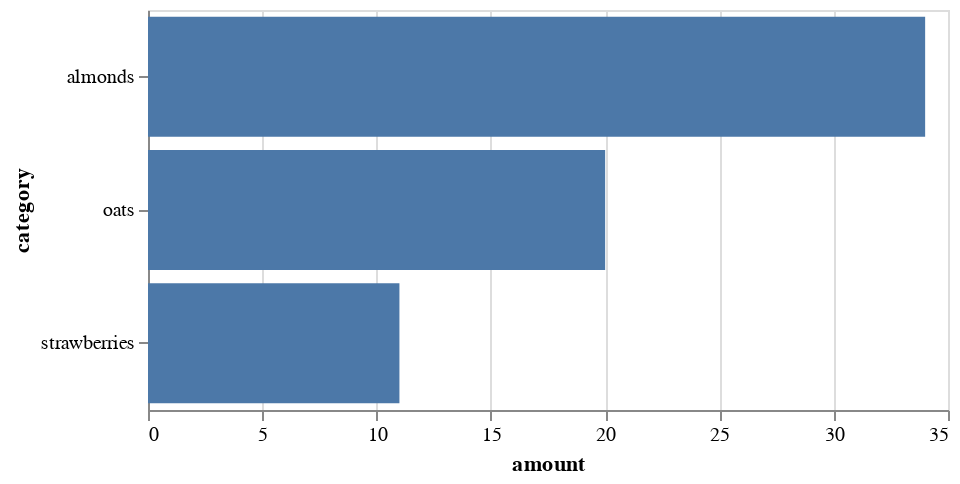

Source (notebook cell):
### Markdown cell above
Now we build our graphic and save it as the variable `chart`...

### Code cell
chart = alt.Chart(df).mark_bar().encode(
    x='amount',
    y='category'
).properties(width=400, height=200)

chart

### Figure 1 — Vega-Lite specification as saved in the notebook (floating-point values rounded to 4 significant figures)
{"config": {"view": {"continuousWidth": 400, "continuousHeight": 300}}, "data": {"name": "data-e95b3cdea8979fe939d194eae3151663"}, "mark": "bar", "encoding": {"x": {"field": "amount", "type": "quantitative"}, "y": {"field": "category", "type": "nominal"}}, "height": 200, "width": 400, "$schema": "https://vega.github.io/schema/vega-lite/v4.17.0.json", "datasets": {"data-e95b3cdea8979fe939d194eae3151663": [{"amount": 34, "category": "almonds"}, {"amount": 11, "category": "strawberries"}, {"amount": 20, "category": "oats"}]}}
